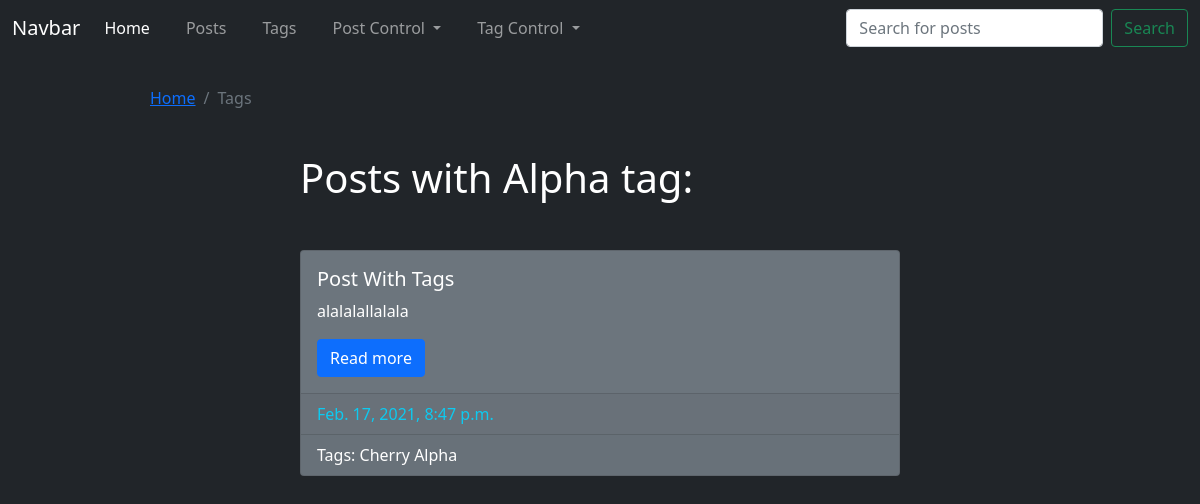
The app's page /home/tags/tag-alpha with its own data.
### core/models.py (models this page shows, shortened)
class Tag(models.Model):
  title = models.CharField(max_length=50, blank=False, unique=True)
  slug = models.SlugField(max_length=50, blank=True, unique=True)
  def get_absolute_url(self):
    return reverse('display_associated_posts', kwargs={'slug': self.slug})
  def __str__(self):
    return self.title

class Post(models.Model):
  title = models.CharField(max_length=100, db_index=True, blank=False)
  slug = models.SlugField(max_length=100, unique=True, blank=True)
  text = models.TextField(blank=False)
  creation_date = models.DateTimeField(auto_now_add=True, blank=False)
  tags = models.ManyToManyField('Tag',  related_name='posts', blank=True)
  def get_tags_count(self):
    return self.tags.all().count()
  def get_absolute_url(self):
    return reverse('display_post_details', kwargs={'slug': self.slug})

### core/views.py (the view)
# urls.py: path('home/tags/<str:slug>', display_associated_posts, name='display_associated_posts'),
def display_associated_posts(request, slug):
  tag = Tag.objects.get(slug__iexact=slug)
  context = {
    'tag_title': tag.title,
    'associated_posts': tag.posts.all(),
    'path': get_path(request),
    'search_placeholder': 'Search for posts',
  }
  return render(request, 'core/display_associated_posts.html', context=context)

### core/views.py (called while the page is built)
def get_path(request):
  urls = [i for i in request.path.split('/') if i != '']
  path = [i.title() for i in urls if i != '']
  links = []
  temp_path = '/'
  for url_part in urls:
    temp_path += url_part + '/'
    try:
      links.append(resolve(temp_path).view_name)
    except Resolver404:
      pass
  return zip(path, links)

### core/templates/core/display_associated_posts.html
{% extends 'core/core_base.html' %}
{% block main_content %}
  {% include 'includes/breadcrump.html' with links=path %}
  <div class="postsContainer" style="width: 50%; margin: auto; padding-top: 50px">
    <h1 class="h1 mt-5 mb-5">Posts with {{ tag_title }} tag:</h1>
    {% for associated_post in associated_posts %}
      {% include 'includes/post_card.html' with post=associated_post %}
    {% endfor %}
  </div>
{% endblock %}

### core/templates/includes/post_card.html
<div class="card text-white bg-secondary ml-5 mb-5">
  <div class="card-body">
    <h5 class="card-title">{{ post.title }}</h5>
    <p class="card-text">{{ post.text | truncatewords:15 }}</p>
    <a href="{{ post.get_absolute_url }}" class="btn btn-primary">Read more</a>
  </div>
  <div class="card-footer text-info"> {{ post.creation_date }} </div>
  {% if post.get_tags_count %}
    <div class="card-footer">
      <div class="postTagsLinks">
        Tags:
        {% for tag in post.tags.all %}
          <a href="{{ tag.get_absolute_url }}">{{ tag }}</a>
        {% endfor %}
      </div>
    </div>
  {% endif %}
</div>

### static/styles/base.css (style rules this page uses)
.postTagsLinks a { color: white; text-decoration: none; }

### records on screen
Tag: title "Alpha"
Post: title "Post With Tags", text "alalalallalala", creation_date "Feb. 17, 2021, 8:47 p.m."
Tag: title "Cherry"

### other values on screen
{{ path }} "Home"
{{ path }} "Tags"
